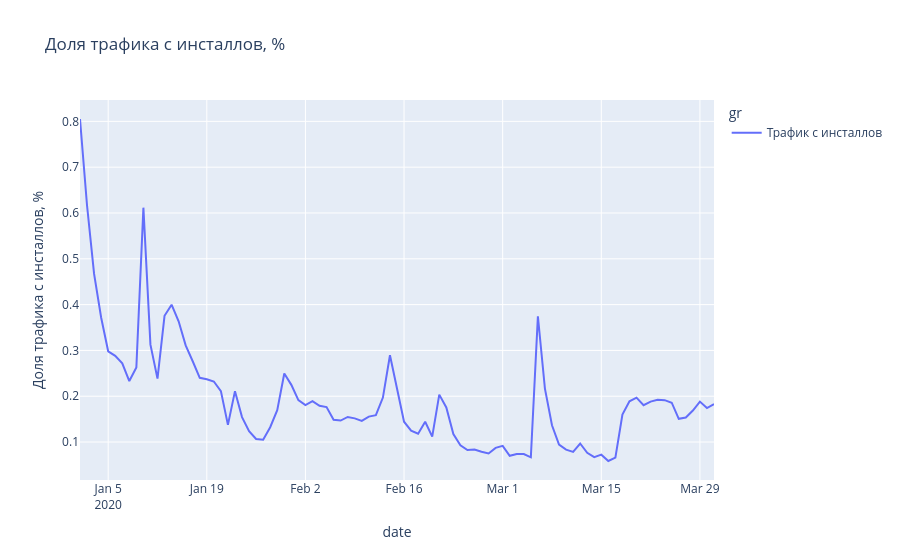

Notebook cell for this chart:
### Code cell
detalized_graphs(stat, 'gr', 'date', 'Доля трафика с инсталлов, %','Доля трафика с инсталлов, %')
